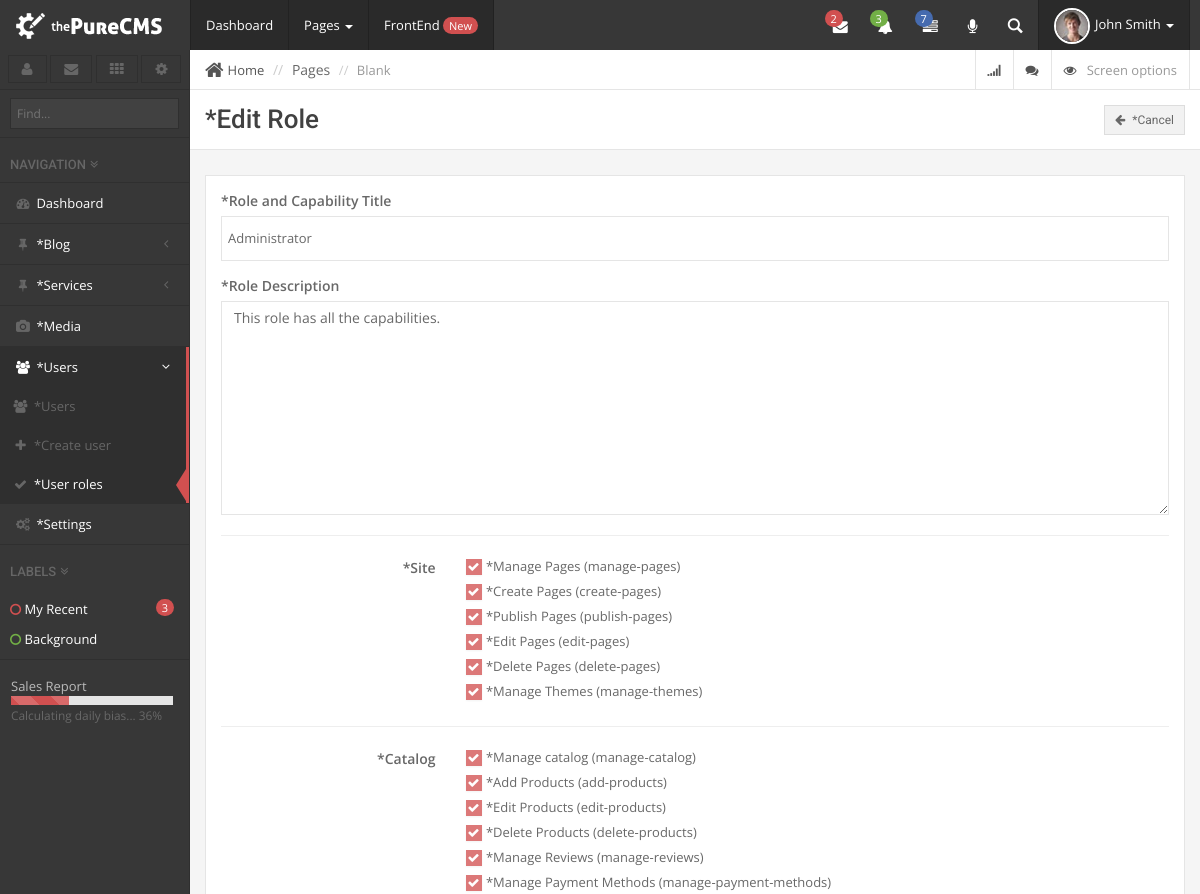
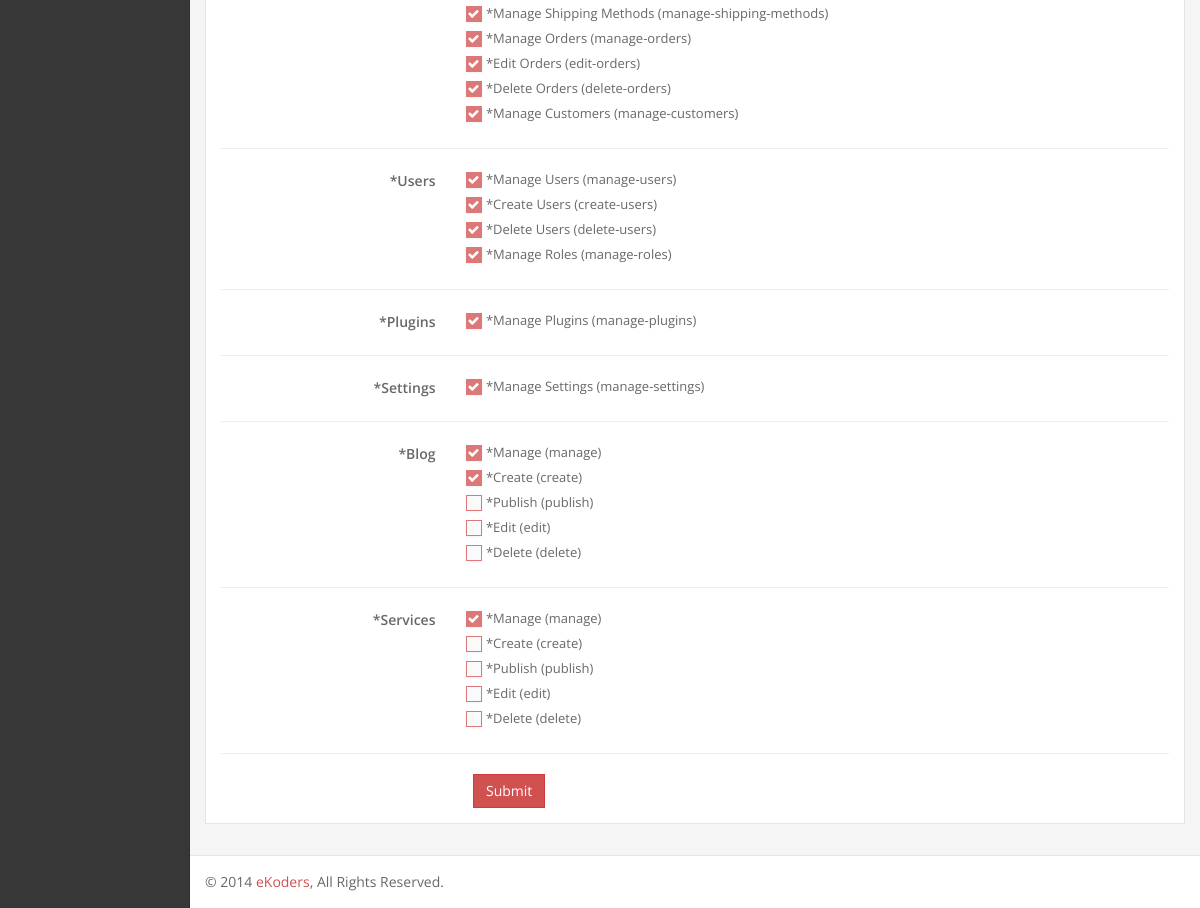
Page /admin/create_role.php?ID=2 (signed in) on the committed database (2 pictures, top to bottom).
### tables this page shows
CREATE TABLE IF NOT EXISTS `user_roles` (
  `role_id` int(11) NOT NULL AUTO_INCREMENT,
  `role_title` varchar(32) NOT NULL,
  `role_description` varchar(250) NOT NULL,
  `role_object` longtext NOT NULL,
  `role_ts` timestamp NOT NULL DEFAULT CURRENT_TIMESTAMP,
  PRIMARY KEY (`role_id`)
);

### include/class.database.php (called while the page is built, shortened)
<?php
class Database {
    private $_DB;
    private $_query;
    private $_where = array();
    private $_select = array();
    private $_action;
    private $_table;
    public function __construct() {
        try {
            $this->_DB = new PDO('mysql:host=' . DB_HOST . ';dbname=' . DB_NAME, DB_USER, DB_PASS);
            $this->_DB->setAttribute(PDO::ATTR_ERRMODE, PDO::ERRMODE_EXCEPTION);
        } catch (PDOException $e) {
            echo 'ERROR: ' . $e->getMessage();
        }
    }
    public function where($column_name, $value, $operator = '=') {
        $this->_where[$column_name] = array();
        $this->_where[$column_name][] = $value;
        $this->_where[$column_name][] = $operator;
    }
    public function select($columns) {
        foreach ($columns as $column => $name) {
            $this->_select[$column] = $name;
        }
    }
    public function query($query) {
        try {
            $this->_query = $this->_DB->prepare(filter_var($query, FILTER_SANITIZE_STRING));
            $this->bind_results();
            $this->_query->execute();
            $this->_where = array();
            $this->_select = array();
        } catch (PDOException $e) {
            $er = $e->errorInfo;
            echo '<p style="font-family:arial; background:#F00; position:absolute; z-index:10000; color:#FFF; padding:5px;">ERROR: ' . $er[2] . '</p>';
        }
    }
    private function bind_results() {
        if (!empty($this->_where)) {
            foreach ($this->_where as $c => $value) {
                $this->_query->bindValue(':' . $c, $value[0], $this->get_type($value[0]));
            }
        }
    }
    private function get_type($value) {
        if (is_int($value)) {
            $param = PDO::PARAM_INT;
        } elseif (is_bool($value)) {
            $param = PDO::PARAM_BOOL;
        } elseif (is_null($value)) {
            $param = PDO::PARAM_NULL;
        } elseif (is_string($value)) {
            $param = PDO::PARAM_STR;
        } else {
            $param = FALSE;
        }
        return $param;
    }
    private function build_query() {
        $query = $this->_action;
        if ($this->_action == 'SELECT') {
            if (!empty($this->_select)) {
                foreach ($this->_select as $column_name => $name) {
                    $query .=' ' . $column_name . ' as ' . $name . ', ';
                }
            } else {
                $query .= ' *';
            }
            $query = rtrim($query, ', ');
        }
        if ($this->_action != 'UPDATE' && $this->_action != 'INSERT') {
            $query .= ' FROM ';
        }
        $query .= $this->_table;
        if (!empty($this->_where)) {
            $query .= ' WHERE ';
            $columns = array();
            foreach ($this->_where as $c => $v) {
                $columns[] = $c . ' ' . $v[1] . ' :' . $c;
            }
            $query .= implode(' AND ', $columns);
        }
        $this->query($query);
    }
    public function result($fetch_type = PDO::FETCH_OBJ) {
        return $this->_query->fetch($fetch_type);
    }
    public function row_count() {
        return $this->_query->rowCount();
    }
    public function from($table_name, $num_rows = NULL) {
        $this->_action = 'SELECT';
        $this->_table = $table_name;
        $this->build_query();
    }
}

### admin/classes/class.users.php (called while the page is built, shortened)
<?php
class Users extends Capabilities{
	private $profile_table_name;
	public function __construct()
	{
		$this->profile_table_name = DB_PREFIX.'user_profiles';
		if ($this->is_logged_in()) {
			$this->user_capabilities = $this->get_user_capabilitirs();
		}
	}
	public static function is_logged_in()
	{
		if (isset($_SESSION['token'])) {
			return true;
		}else{
			return false;
		}
	}
	public static function get_logged_id()
	{
		if (isset($_SESSION['user_id'])) {
			return $_SESSION['user_id'];
		}
	}
	public function get_profile($user_id = NULL)
	{
		if (is_null($user_id)) {
			$user_id = $this->get_logged_id();
		}
		$this->from($this->profile_table_name);
		if ($this->row_count() > 0) {
			return $this->result();
		}
	}
}

### admin/classes/class.capabilities.php (called while the page is built, shortened)
<?php
class Capabilities extends Database{
	protected $role_table_name;
	protected $capabilities_group_container = array();
	public function __construct()
	{
		$this->role_table_name = DB_PREFIX.'user_roles';
		$this->capabilities_group_container['Site'] 		= array();
		$this->capabilities_group_container['Catalog'] 		= array();
		$this->capabilities_group_container['Users'] 		= array();
		$this->capabilities_group_container['Plugins'] 		= array();
		$this->capabilities_group_container['Settings'] 	= array();
	}
	public function get_user_capabilitirs($user_id = NULL)
	{
		$profile = $this->get_profile($user_id);
		$role = $this->get_roles($profile->user_role);
		$role_capabilities_object = json_decode($role->role_object);
		$role_capabilities = array();
		foreach ($role_capabilities_object as $group_name => $group_data) {
			$role_capabilities[$group_name] = array();
			foreach ($group_data as $key => $value) {
				$role_capabilities[$group_name][$key] = $value;
			}
		}
		return $role_capabilities;
	}
	public function get_roles($ID = NULL)
	{
		$this->from($this->role_table_name);
		if ($this->row_count() > 0 && isset($ID)) {
			return $this->result();
		}elseif ($this->row_count() > 0) {
			return $this->all_results();
		}
	}
	public function register_capability($group, $key, $force = false)
	{
		if (isset($this->capabilities_group_container[$group]) || $force) {
			$this->capabilities_group_container[$group][str_replace(' ', '-', strtolower($key))] = $key;
		}else{
			register_admin_message('Capabilty not registered', 'Invalid capabilty group.', 'danger');
		}
	}
	public function get_capabilities_groups()
	{
		return $this->capabilities_group_container;
	}
}

### admin/builtins/capabilities.php (called while the page is built, shortened)
<?php
$Users = new users();

### admin/include/init.php (called while the page is built, shortened)
<?php
include_once ABSPATH.'include/class.database.php';
include_once ADMINABS.'include/procedural_functions.php';
include_once ABSPATH.'common/procedural_functions.php';
include_once ADMINABS.'builtins/capabilities.php';

### admin/create_role.php (the view, shortened to what this page needs)
<?php
include_once 'include/init.php';
$ID = (isset($_GET['ID']))? $_GET['ID'] : NULL;
$is_allowed = is_allowed(HAS_USERS_ROLE, array('Users'=>array('manage-roles')));
if (!is_null($ID) && $is_allowed) {
	$role = $Users->get_roles($ID);
}
$admin_title = (isset($ID))? 'Edit Role' : 'Create Role';
$capabilities_groups = $Users->get_capabilities_groups();
include 'include/header.php';
?>
<div id="page-wrapper">
		<div class="row">
			<div class="col-lg-12">
				<?php include 'include/breadcrumb.php'; ?>
				<div class="page-header title">
					<h1><?php echo __($admin_title); ?> <a href="user_roles.php" class="btn btn-default btn-sm pull-right"><i class="fa fa-arrow-left"></i> <?php __('Cancel') ?></a></h1>
				</div>
			</div>
		</div>
		<div class="row">
			<div class="col-lg-12">
				<form action="<?php echo get_actual_url(false); ?>" role="form" method="post">
					<div class="panel panel-default">
						<div class="panel-body">
							<div class="form-group">
								<label for="title"><?php __('Role and Capability Title'); ?></label>
								<input type="text" name="title" class="form-control input-lg" id="title" value="<?php echo (isset($role))? $role->role_title : ''; ?>" placeholder="<?php __('Title'); ?>">
							</div>
							<div class="form-group">
								<label for="description"><?php __('Role Description'); ?></label>
								<textarea name="description" id="description" cols="30" rows="10" class="form-control" placeholder="<?php __('Decription'); ?>"><?php echo (isset($role))? $role->role_description : ''; ?></textarea>
							</div>
							<hr>
							<div class="form-horizontal">
							<?php foreach($capabilities_groups as $capabilities_group_name => $capabilities_group): ?>
								<div class="form-group">
									<label class="col-sm-3 control-label" style="margin-top:-5px"><?php __(ucfirst($capabilities_group_name)); ?></label>
									<div class="col-sm-9">
									<?php foreach($capabilities_group as $capability_key => $capability_name): ?>
										<div class="tcb">
											<label>
												<span class="labels"> <?php __($capability_name); ?> (<?php echo str_replace(' ', '-', strtolower($capability_name)); ?>)</span>
											</label>
										</div>
									<?php endforeach; ?>
									</div>
								</div>
								<hr>
							<?php endforeach; ?>
							</div>
								<div class="form-group">
									<div class="col-sm-offset-3 col-sm-9">
										<button class="btn btn-primary" type="submit" name="submit" value="submit">Submit</button>
									</div>
								</div>
						</div>
					</div>
				</form>
			</div>
		</div>
<?php include 'include/footer.php'; ?>

### rows in the picture
user_roles: title "Administrator", description "This role has all the capabilities."

### other values in the picture
$lang->get_key($key) "Dashboard"
$lang->get_key($key) "*Blog"
$lang->get_key($key) "*Services"
$lang->get_key($key) "*Media"
$lang->get_key($key) "*Users"
$lang->get_key($key) "*Create user"
$lang->get_key($key) "*User roles"
$lang->get_key($key) "*Settings"
$lang->get_key($key) "*Edit Role *Cancel *Role and Capability Title *Role Description"
$lang->get_key($key) "*Site"
$lang->get_key($key) "*Manage Pages"
str_replace(' ', '-', strtolower($capability_name)) "manage-pages"
$lang->get_key($key) "*Create Pages"
str_replace(' ', '-', strtolower($capability_name)) "create-pages"
$lang->get_key($key) "*Publish Pages"
